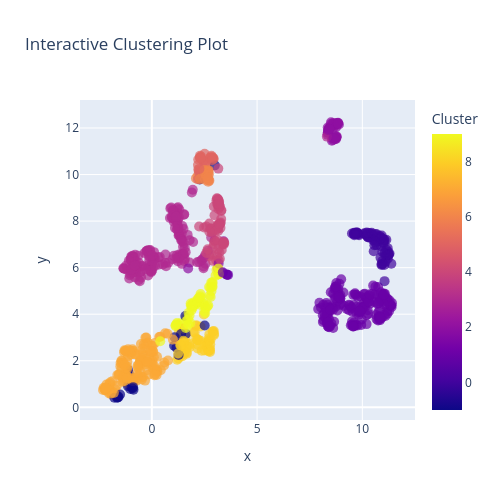

The notebook cell this image was saved under:
### Code cell
plot_clusters_interactive(X_scaled, best_clusters_use)

### Figure 1 — Plotly figure (JSON) as saved in the notebook; plotly's stock layout.template omitted (floating-point values rounded to 4 significant figures; data arrays with more than 128 entries replaced by an {"elided": "..."} marker saying what was removed)
{"data": [{"hovertemplate": "x=%{x}<br>y=%{y}<br>Cluster=%{marker.color}<extra></extra>", "legendgroup": "", "marker": {"color": {"elided": "860 int values"}, "coloraxis": "coloraxis", "opacity": 0.7, "size": 10, "symbol": "circle"}, "mode": "markers", "name": "", "orientation": "v", "showlegend": false, "type": "scatter", "x": {"elided": "860 float values"}, "xaxis": "x", "y": {"elided": "860 float values"}, "yaxis": "y"}], "layout": {"coloraxis": {"colorbar": {"title": {"text": "Cluster"}}, "colorscale": [[0, "#0d0887"], [0.1111, "#46039f"], [0.2222, "#7201a8"], [0.3333, "#9c179e"], [0.4444, "#bd3786"], [0.5556, "#d8576b"], [0.6667, "#ed7953"], [0.7778, "#fb9f3a"], [0.8889, "#fdca26"], [1, "#f0f921"]]}, "height": 500, "legend": {"tracegroupgap": 0}, "title": {"text": "Interactive Clustering Plot"}, "width": 500, "xaxis": {"anchor": "y", "domain": [0, 1], "title": {"text": "x"}}, "yaxis": {"anchor": "x", "domain": [0, 1], "title": {"text": "y"}}}}
